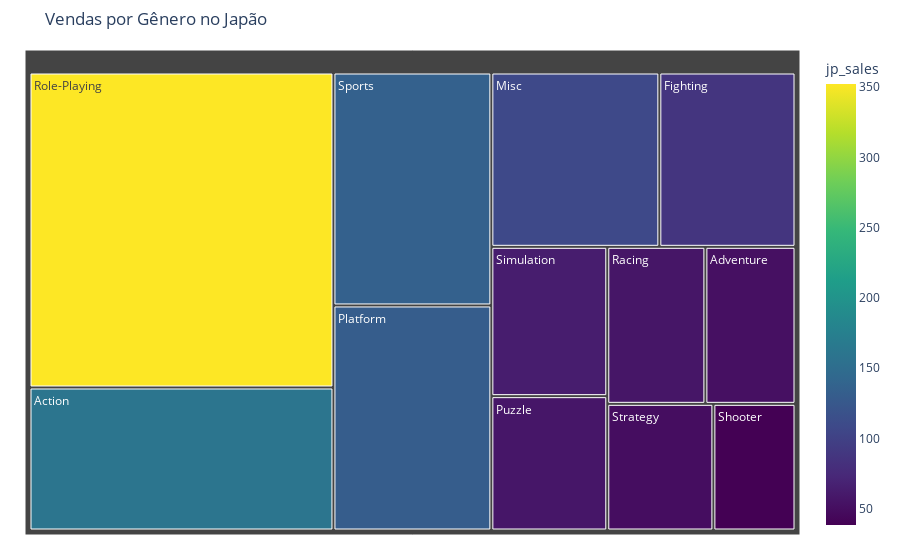

The notebook cell saved with this chart:
### Code cell
genre_jp = df.groupby('genre')['jp_sales'].sum().reset_index()

fig = px.treemap(
    genre_jp,
    path=['genre'],
    values='jp_sales',
    color='jp_sales',
    color_continuous_scale='viridis',
    title='Vendas por Gênero no Japão'
)

fig.update_traces()
fig.update_layout(margin=dict(t=50, l=25, r=25, b=25))
fig.show()

### Figure 1 — Plotly figure (JSON) as saved in the notebook; plotly's stock layout.template omitted (floating-point values rounded to 4 significant figures)
{"data": [{"branchvalues": "total", "customdata": [[159.9], [52.07], [87.35], [107.8], [130.8], [57.31], [56.69], [352.3], [38.28], [63.7], [135.4], [49.46]], "domain": {"x": [0, 1], "y": [0, 1]}, "hovertemplate": "labels=%{label}<br>jp_sales_sum=%{value}<br>parent=%{parent}<br>id=%{id}<br>jp_sales=%{color}<extra></extra>", "ids": ["Action", "Adventure", "Fighting", "Misc", "Platform", "Puzzle", "Racing", "Role-Playing", "Shooter", "Simulation", "Sports", "Strategy"], "labels": ["Action", "Adventure", "Fighting", "Misc", "Platform", "Puzzle", "Racing", "Role-Playing", "Shooter", "Simulation", "Sports", "Strategy"], "marker": {"coloraxis": "coloraxis", "colors": [159.9, 52.07, 87.35, 107.8, 130.8, 57.31, 56.69, 352.3, 38.28, 63.7, 135.4, 49.46]}, "name": "", "parents": ["", "", "", "", "", "", "", "", "", "", "", ""], "type": "treemap", "values": [159.9, 52.07, 87.35, 107.8, 130.8, 57.31, 56.69, 352.3, 38.28, 63.7, 135.4, 49.46]}], "layout": {"coloraxis": {"colorbar": {"title": {"text": "jp_sales"}}, "colorscale": [[0, "#440154"], [0.1111, "#482878"], [0.2222, "#3e4989"], [0.3333, "#31688e"], [0.4444, "#26828e"], [0.5556, "#1f9e89"], [0.6667, "#35b779"], [0.7778, "#6ece58"], [0.8889, "#b5de2b"], [1, "#fde725"]]}, "legend": {"tracegroupgap": 0}, "margin": {"b": 25, "l": 25, "r": 25, "t": 50}, "title": {"text": "Vendas por Gênero no Japão"}}}
